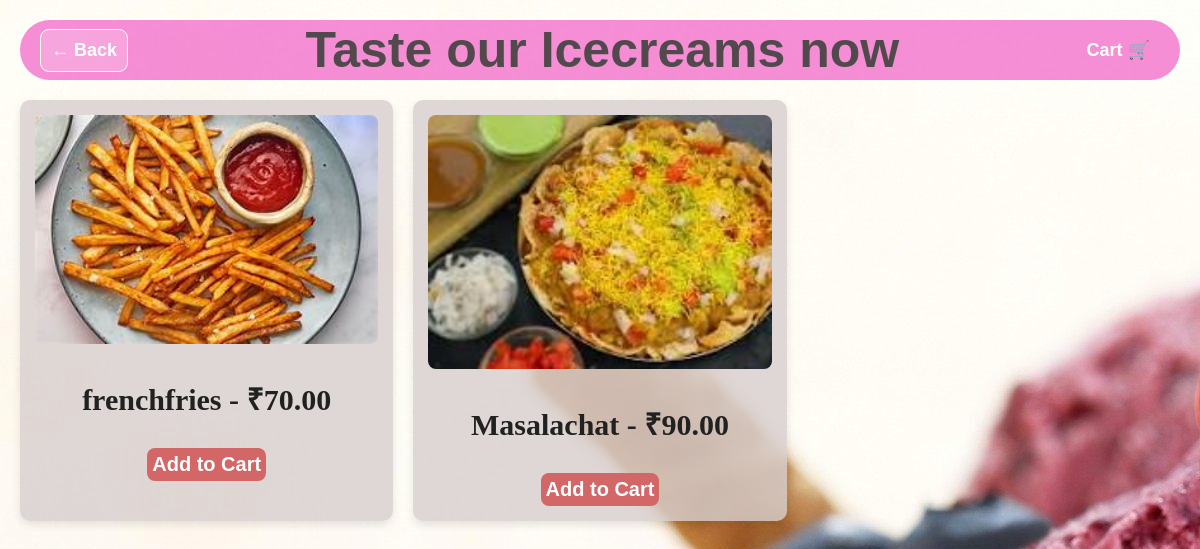
The app's page /components/desserts.php (signed in) with its own data.
### tables this page shows
CREATE TABLE `products` (
  `id` int(11) NOT NULL,
  `name` varchar(255) NOT NULL,
  `price` decimal(10,2) NOT NULL,
  `category` enum('icecream','dessert','milkshake') NOT NULL,
  `image` varchar(255) NOT NULL,
  `created_at` timestamp NOT NULL DEFAULT current_timestamp()
);

### components/desserts.php (the view, shortened to what this page needs)
<?php
include '../db.php';
$result = $conn->query("SELECT * FROM products WHERE category = 'dessert'");
$user_id = $_SESSION['id'] ?? null;
?>
<!DOCTYPE html>
<html lang="en">
<head>
</head>
<body>
    <div class="navbar">
        <a href="index.php" class="back-arrow">&larr; Back</a>
        <h2>Taste our Icecreams now</h2>
        <a href="cart.php">Cart 🛒</a>
    </div>
    <div class="container">
        <?php while ($row = $result->fetch_assoc()) { ?>
            <div class="product">
                <img src="../<?php echo $row['image']; ?>" alt="<?php echo $row['name']; ?>">
                <p class="price"><?php echo $row['name'] . " - ₹" . $row['price']; ?></p>
                <?php if ($user_id): ?>
                    <form action="add_to_cart.php" method="POST">
                        <button type="submit" class="cart">Add to Cart</button>
                    </form>
                <?php else: ?>
                    <p style="color:red;">Please <a href="login.php">login</a> to add items to cart.</p>
                <?php endif; ?>
            </div>
        <?php } ?>
    </div>
</body>
</html>

### components/desserts.php (style rules this page uses)
body { background-image: url('../images/ice-bg.jpg'); font-family: Arial, sans-serif; background-color: rgb(245, 174, 235); margin: 0; padding: 20px; text-align: center; }
.navbar { border-radius: 40px; margin-bottom: 20px; height: 60px; background-color: rgba(243, 121, 206, 0.84); display: flex; align-items: center; justify-content: space-between; padding: 0 20px; }
.navbar a { color: white; text-decoration: none; font-size: 18px; font-weight: bold; padding: 10px; }
.navbar h2 { flex: 1; text-align: center; margin: 0; font-size: 50px; color: rgba(76, 71, 71, 0.97); }
.container { display: grid; grid-template-columns: repeat(3, 1fr); gap: 20px; max-width: 1200px; margin: 0 auto; }
.product { background-color: rgba(216, 207, 207, 0.8); padding: 15px; border-radius: 10px; box-shadow: 0px 4px 8px rgba(0, 0, 0, 0.1); transition: transform 0.2s, box-shadow 0.2s; }
.product img { width: 100%; max-width: 400px; height: auto; border-radius: 8px; margin-bottom: 10px; }
.product p { font-family: 'Times New Roman', Times, serif; font-size: 30px; color: rgb(34, 33, 33); margin: 20px 0; }
.price { font-weight: bold; color: #ff5733; }
.cart { background-color: rgb(211, 102, 102); cursor: pointer; font-weight: bold; margin-top: 9px; padding: 5px; font-size: 20px; border-radius: 8px; border: none; color: white; }
.back-arrow { font-weight: bold; text-decoration: none; font-size: 20px; color: white; padding: 7px; border: 1px solid white; border-radius: 9px; background-color: rgba(255, 255, 255, 0.2); }

### records on screen
products: image+name (picture), name "frenchfries", price "70.00"
products: image (picture), name "Masalachat", price "90.00"
